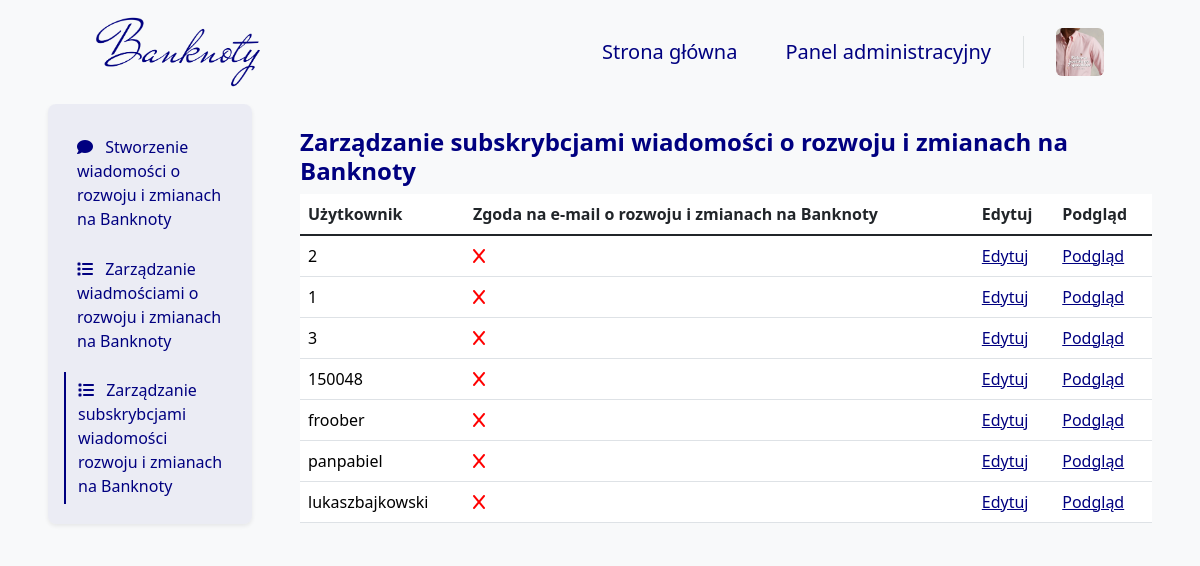
/development_news/user/AdminPanel (signed in), run on an earlier commit of the app's database.
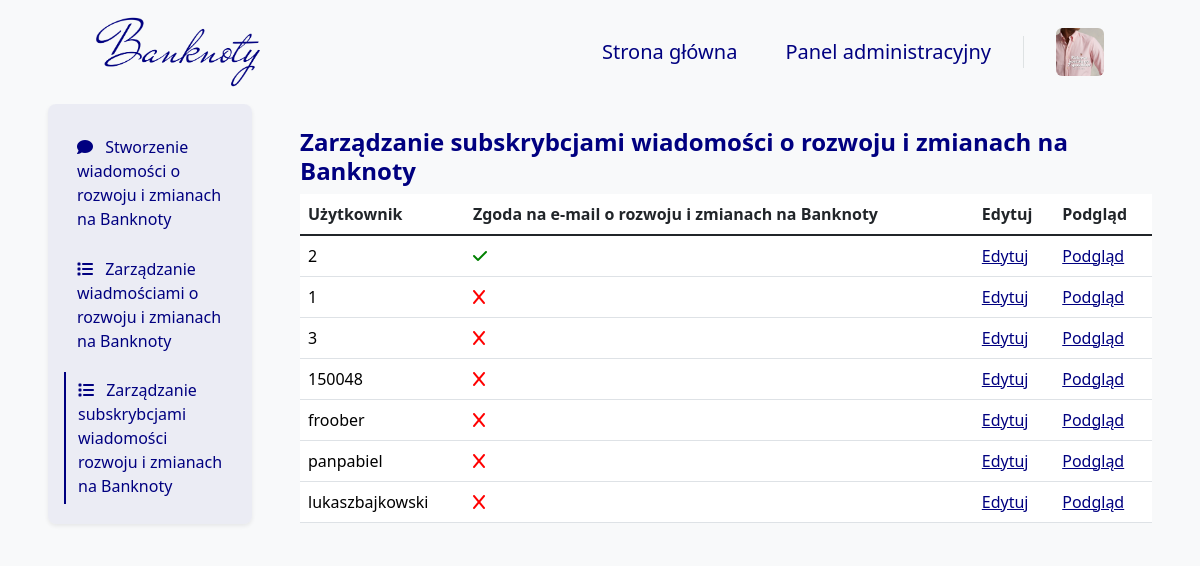
And on a later commit of the database.
### blog/models.py (models this page shows, shortened)
class User(models.Model):
    GENDER_CHOICES = (
        ('M', 'Mężczyzna'),
        ('K', 'Kobieta'),
        ('I', 'Inna'),
    )
    user = models.OneToOneField(
        User,
        on_delete=models.CASCADE,
        verbose_name="Użytkownik")
    bio = models.TextField(
        null=False,
        blank=True,
        validators=[validate_bio],
        verbose_name="Bio",
        help_text="Krótka informacja o użytkowniku, maksymalnie 512 znaków.")
    profile_pic = models.ImageField(
        null=False,
        blank=False,
        default="images/profile/1.png",
        upload_to="images/user/",
        verbose_name="Zdjęcie profilowe")
    phone_number = PhoneNumberField(
        region='PL',
        null=True,
        blank=True,
        unique=True,
        verbose_name="Numer telefonu")
    gender = models.CharField(
        choices=GENDER_CHOICES,
        null=False,
        blank=False,
        default='Mężczyzna',
        verbose_name="Płeć",
        max_length=6)
    newsletter = models.BooleanField(
        default=False,
        verbose_name="Biuletyn")
    miss_news = models.BooleanField(
        default=False,
        verbose_name="Pominięte artykuły")
    meetups_news = models.BooleanField(
        default=True,
        verbose_name="Spotkania i wydarzenia")
    opportunities_news = models.BooleanField(
        default=False,
        verbose_name="Okazje z rynku aukcyjnego")
    company_news = models.BooleanField(
        default=True,
        verbose_name="Wiadomości od Banknoty")
    replay_news = models.BooleanField(
        default=False,
        verbose_name="Shot wydzarzeń na Banknoty")
    development_news = models.BooleanField(
        default=False,
        verbose_name="Informacje o rozwoju i zmianach na Banknoty")
    opened_posts = models.ManyToManyField(
        Blog,
        blank=True,
        related_name='opened_by_users',
        verbose_name="Otwarte posty"
    )
    can_be_author = models.BooleanField(
        default=False,
        verbose_name="Czy może być autorem",
        help_text='Czy wniosek na autora został rozpatrzony pozytywnie.')
    def __init__(self, *args, temp=65, **kwargs):
        self.temp = temp
        return super().__init__(*args, **kwargs)
    def is_profile_pic(self):
        if self.profile_pic == "images/profile/1.png":
            return False
        else:
            return True
    is_profile_pic.boolean = True
    is_profile_pic.short_description = 'Zdjęcie profilowe'
    def is_bio(self):
        if self.bio:
            return True
        else:
            return False
    is_bio.boolean = True
    is_bio.short_description = 'Bio'
    def is_phone_number(self):
        if self.phone_number:
            return True
        else:
            return False
    is_phone_number.boolean = True
    is_phone_number.short_description = 'Phone number'
    def is_newsletter(self):
        if self.newsletter:
            return True
        else:
            return False
    is_newsletter.boolean = True
    is_newsletter.short_description = 'Newsletter'

### blog/views.py (the view)
# urls.py: path('development_news/user/AdminPanel', development_news_user_manage_admin_panel_view, name='development_news_user_manage_admin_panel'),
@superuser_required
def development_news_user_manage_admin_panel_view(request):
    users = DjangoUser.objects.all().order_by('user__id')
    context = get_paginated_context(request, users, 10)
    return render(request, 'AdminTemplates/Newsletter/DevelopmentNews/DevelopmentNewsUserManageAdmin.html', context)

### blog/views.py (called while the page is built)
def superuser_required(view_func):
    @wraps(view_func)
    def _wrapped_view(request, *args, **kwargs):
        if request.user.is_authenticated and request.user.is_superuser:
            return view_func(request, *args, **kwargs)
        else:
            return redirect('home')
    return _wrapped_view

def get_paginated_context(request, queryset, items_per_page=10):
    paginator = Paginator(queryset, items_per_page)
    page_number = request.GET.get('page')
    page_obj = paginator.get_page(page_number)
    context = {
        'page_obj': page_obj,
    }
    return context

### templates/AdminTemplates/Newsletter/DevelopmentNews/DevelopmentNewsUserManageAdmin.html (shortened to what this page needs)
{% extends 'base.html' %}
{% block navbar %}
    {% include 'Navbar/NavbarAdmin.html' %}
{% endblock %}
{% block content %}
    <div class="container-fluid">
        <div class="row">
            <div class="col-12 col-lg-3 px-5 px-lg-5 mx-auto bg-body-tertiary">
                {% include 'AdminTemplates/Newsletter/DevelopmentNews/Elements/Navigation.html' %}
            </div>
            <div class="col-12 col-lg-9 px-5 px-lg-0 pe-lg-5 pt-4 pt-lg-3 mx-auto bg-body-tertiary mt-2">
                <h4 class="mb-0 pb-2 fw-bold text-navy">
                    Zarządzanie subskrybcjami wiadomości o rozwoju i zmianach na Banknoty
                </h4>
                {% include 'AdminTemplates/Newsletter/DevelopmentNews/Elements/Table/DevelopmentNewsUser.html' %}
            </div>
        </div>
    </div>
{% endblock %}

### templates/AdminTemplates/Newsletter/DevelopmentNews/Elements/Table/DevelopmentNewsUser.html
<table class="table table-hover">
    <thead>
    <tr>
        <th scope="col">Użytkownik</th>
        <th scope="col">Zgoda na e-mail o rozwoju i zmianach na Banknoty</th>
        <th scope="col">Edytuj</th>
        <th scope="col">Podgląd</th>
    </tr>
    </thead>
    <tbody class="table-group-divider">
    {% for user in page_obj %}
        <tr>
            <td>
                <a class="admin_panel_link"
                   href="{% url 'development_news_user_detail_admin_panel' user.pk %}">
                    {{ user.user }}
                </a>
            </td>
            <td>
                <a class="admin_panel_link"
                   href="{% url 'development_news_user_detail_admin_panel' user.pk %}">
                    {% if user.development_news %}
                        <i class="fa-solid fa-check"></i>
                    {% else %}
                        <i class="fa-solid fa-x"></i>
                    {% endif %}
                </a>
            </td>
            <td>
                <a class="admin_panel_edit_link"
                   href="{% url 'development_news_user_edit_admin_panel' user.pk %}">
                    Edytuj
                </a>
            </td>
            <td>
                <a class="admin_panel_edit_link"
                   href="{% url 'development_news_user_detail_admin_panel' user.pk %}">
                    Podgląd
                </a>
            </td>
        </tr>
    {% endfor %}
    </tbody>
</table>

What changed in the data, as far as the page shows it:
changed User (number 1 of 7 on the later page): development_news False → True (drawn)
